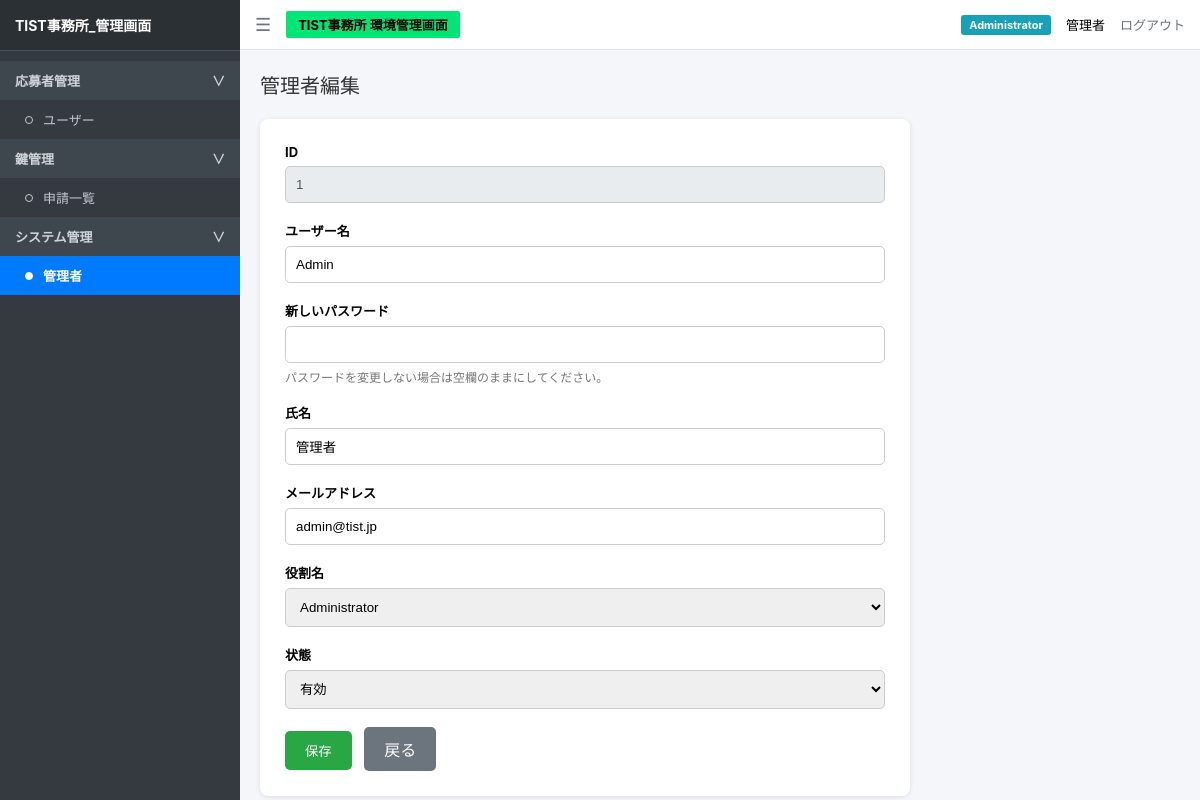
/admin/managers/1/edit (signed in), run on the app's committed database.
### tables this page shows
CREATE TABLE managers (
            id INTEGER PRIMARY KEY AUTOINCREMENT,
            username TEXT UNIQUE NOT NULL,
            password TEXT,
            name TEXT NOT NULL,
            email TEXT,
            role TEXT NOT NULL,
            status TEXT NOT NULL
        , phone TEXT, student_id TEXT, discord_id TEXT);

### app_backup.py (the view, shortened to what this page needs)
@app.route("/admin/managers/<int:manager_id>/edit", methods=["GET", "POST"])
def manager_edit(manager_id):
    if not session.get("logged_in"):
        return redirect("/login")
    conn = sqlite3.connect(app.config["DATABASE"])
    conn.row_factory = sqlite3.Row
    cur = conn.cursor()
    if request.method == "GET":
        cur.execute("""
            SELECT id, username, name, email, role, status
            FROM managers
            WHERE id = ?
        """, (manager_id,))
        manager = cur.fetchone()
        conn.close()
        if not manager:
            return "管理者が見つかりません", 404
        return render_template(
            "manager_edit.html",
            manager=manager
        )

### templates/manager_edit.html (shortened to what this page needs)
<!DOCTYPE html>
<html lang="ja">
<head>
<link rel="stylesheet" href="{{ url_for('static', filename='css/style.css') }}">
</head>
<body>
<div class="sidebar">
    <div class="sidebar-header">TIST事務所_管理画面</div>
    <ul class="sidebar-menu">
        <li class="menu-category"
            onclick="toggleSubmenu('applicant-menu', 'applicant-arrow')">
            応募者管理
            <span id="applicant-arrow">∨</span>
        </li>
        <ul id="applicant-menu" class="submenu-list">
            <li>
                <a href="/users" class="menu-item">
                    <span class="circle-icon"></span>
                    ユーザー
                </a>
            </li>
        </ul>
        <li class="menu-category"
            onclick="toggleSubmenu('key-menu', 'key-arrow')">
            鍵管理
            <span id="key-arrow">∨</span>
        </li>
        <ul id="key-menu" class="submenu-list">
            <li>
                <a href="/admin" class="menu-item">
                    <span class="circle-icon"></span>
                    申請一覧
                </a>
            </li>
        </ul>
        <li class="menu-category"
            onclick="toggleSubmenu('system-menu', 'system-arrow')">
            システム管理
            <span id="system-arrow">∨</span>
        </li>
        <ul id="system-menu" class="submenu-list">
            <li>
                <a href="/admin/managers" class="menu-item active">
                    <span class="circle-icon"></span>
                    管理者
                </a>
            </li>
        </ul>
    </ul>
</div>
<div class="main-wrapper">
    <div class="navbar">
        <div class="navbar-left">
            <span class="menu-toggle">☰</span>
            <span class="badge-green">
                TIST事務所 環境管理画面
            </span>
        </div>
        <div class="navbar-right">
            <span class="badge-admin">
                {{ session.get("role", "Administrator") }}
            </span>
            <span>
                {{ session.get("name", "管理者") }}
            </span>
            <a href="/logout" class="logout-btn">
                ログアウト
            </a>
        </div>
    </div>
    <div class="content">
        <h2 class="page-title">
            管理者編集
        </h2>
        <div class="form-card">
            <form method="post">
                <div class="form-group">
                    <label>ID</label>
                    <input
                        type="text"
                        value="{{ manager.id }}"
                        disabled
                    >
                </div>
                <div class="form-group">
                    <label>ユーザー名</label>
                    <input
                        type="text"
                        name="username"
                        value="{{ manager.username }}"
                        required
                    >
                </div>
                <div class="form-group">
                    <label>新しいパスワード</label>
                    <input
                        type="password"
                        name="password"
                    >
                    <div class="help-text">
                        パスワードを変更しない場合は空欄のままにしてください。
                    </div>
                </div>
                <div class="form-group">
                    <label>氏名</label>
                    <input
                        type="text"
                        name="name"
                        value="{{ manager.name }}"
                        required
                    >
                </div>
                <div class="form-group">
                    <label>メールアドレス</label>
                    <input
                        type="email"
                        name="email"
                        value="{{ manager.email or '' }}"
                    >
                </div>
                <div class="form-group">
                    <label>役割名</label>
                    <select name="role">
                        <option
                            value="Administrator"
                            {% if manager.role == 'Administrator' %}
                                selected
                            {% endif %}
                        >
                            Administrator
                        </option>
                    </select>
                </div>
                <div class="form-group">
                    <label>状態</label>
                    <select name="status">
                        <option
                            value="有効"
                            {% if manager.status == '有効' %}
                                selected
                            {% endif %}
                        >
                            有効
                        </option>
                    </select>
                </div>
                <button
                    type="submit"
                    class="btn-save">
                    保存
                </button>
                <a
                    href="/admin/managers"
                    class="btn-back">
                    戻る
                </a>
            </form>
        </div>
    </div>
</div>
</body>
</html>

### static/css/style.css (style rules this page uses)
* { box-sizing: border-box; margin: 0; padding: 0; }
body { font-family: -apple-system, BlinkMacSystemFont, "Segoe UI", Roboto, "Helvetica Neue", Arial, sans-serif; background-color: #f4f6f9; display: flex; height: 100vh; overflow: hidden; }
.sidebar { width: 240px; background-color: #343a40; color: #c2c7d0; display: flex; flex-direction: column; flex-shrink: 0; }
.sidebar-header { padding: 15px; font-size: 14px; font-weight: bold; color: #ffffff; background-color: #2b3035; border-bottom: 1px solid #4b545c; }
.sidebar-menu { list-style: none; padding: 10px 0; overflow-y: auto; }
.menu-category { padding: 10px 15px; font-size: 13px; font-weight: bold; color: #d0d4da; background-color: #3f474e; display: flex; justify-content: space-between; align-items: center; cursor: pointer; user-select: none; }
.menu-item { padding: 10px 15px 10px 25px; font-size: 13px; cursor: pointer; display: flex; align-items: center; gap: 10px; color: #c2c7d0; text-decoration: none; transition: background-color 0.15s ease, color 0.15s ease; }
.menu-item.active { background-color: #007bff; color: #ffffff; font-weight: bold; }
.circle-icon { width: 8px; height: 8px; border: 1px solid #c2c7d0; border-radius: 50%; display: inline-block; background-color: transparent; flex-shrink: 0; }
.menu-item.active .circle-icon { border-color: #ffffff; background-color: #ffffff; }
.submenu-list { list-style: none; padding: 0; margin: 0; }
.main-wrapper { flex: 1; display: flex; flex-direction: column; overflow: hidden; }
.navbar { height: 50px; background-color: #ffffff; border-bottom: 1px solid #dee2e6; display: flex; align-items: center; justify-content: space-between; padding: 0 15px; }
.navbar-left { display: flex; align-items: center; gap: 15px; }
.menu-toggle { font-size: 18px; cursor: pointer; color: #6c757d; }
.badge-green { background-color: #00e676; color: #000; padding: 4px 12px; font-weight: bold; font-size: 13px; border-radius: 2px; }
.navbar-right { display: flex; align-items: center; gap: 15px; font-size: 13px; }
.badge-admin { background-color: #17a2b8; color: #fff; padding: 3px 8px; border-radius: 3px; font-size: 11px; font-weight: bold; }
.logout-btn { color: #6c757d; text-decoration: none; }
.content { padding: 20px; overflow-y: auto; flex: 1; }
.page-title { font-size: 20px; font-weight: normal; margin-bottom: 20px; color: #333; }

### templates/manager_edit.html (style rules this page uses)
.form-card { max-width: 650px; background: #fff; padding: 25px; border-radius: 8px; box-shadow: 0 1px 5px rgba(0,0,0,0.1); }
.form-group { margin-bottom: 18px; }
.form-group label { display: block; margin-bottom: 6px; font-weight: bold; font-size: 13px; }
.form-group input, .form-group select { width: 100%; padding: 10px; border: 1px solid #ccc; border-radius: 5px; box-sizing: border-box; }
.form-group input:disabled { background: #e9ecef; }
.help-text { margin-top: 5px; font-size: 12px; color: #777; }
.btn-save { background: #28a745; color: white; border: none; padding: 10px 20px; border-radius: 5px; cursor: pointer; }
.btn-back { display: inline-block; background: #6c757d; color: white; padding: 10px 20px; border-radius: 5px; text-decoration: none; margin-left: 8px; }

### data on the page
managers: get "Administrator", get "管理者", id "1", username "Admin", name "管理者", email "admin@tist.jp", role "Administrator", status "有効"
